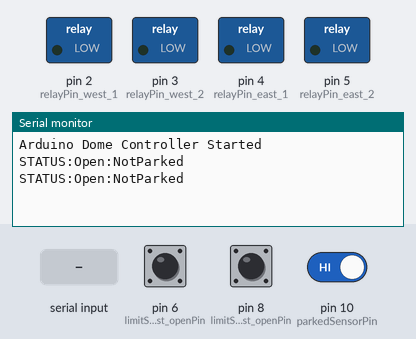
Bench run of a sketch on a simulated Arduino Uno, built with avr-gcc and run on an emulated ATmega328P. On the bench: switched loads named in the sketch (green lamp = pin HIGH), the last lines printed to the serial monitor. The inputs (shaded band) are chosen by the test bench; at power-on: pin 6 (limitSwitch_west_openPin) HIGH, pin 8 (limitSwitch_east_openPin) HIGH, pin 10 (parkedSensorPin) HIGH.

Above: at 6.5 s.
6.6 s: "OPENSHUTTER\n" received over Serial
At 7.4 s:
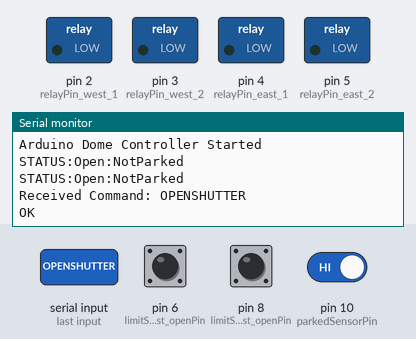
10.6 s: "CLOSESHUTTER\n" received over Serial
At 11.8 s:
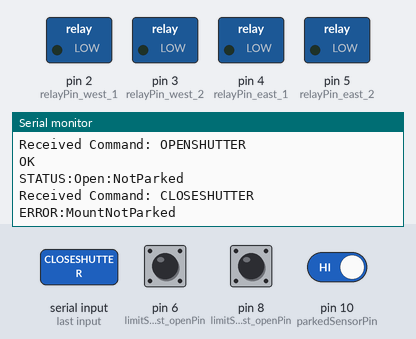

The sketch:

arduino_clamshell_V5_9.ino
```cpp
#include <SoftwareSerial.h> // If using SoftwareSerial

// Define pins
const int relayPin_west_1 = 2;
const int relayPin_west_2 = 3;
const int relayPin_east_1 = 4;
const int relayPin_east_2 = 5;
const int limitSwitch_west_openPin = 6;
const int limitSwitch_west_closedPin = 7;
const int limitSwitch_east_openPin = 8;
const int limitSwitch_east_closedPin = 9;
const int parkedSensorPin = 10;

// Define serial communication pins (if using SoftwareSerial)
// const int rxPin = 12;
// const int txPin = 13;

// Actuator States
enum ActuatorState { OPEN, CLOSED, OPENING, CLOSING, STOPPED };

// Actuator State Variables
ActuatorState actuator_west_State = STOPPED;
ActuatorState actuator_east_State = STOPPED;

// Flags
bool closingInProgress = false;
bool openingInProgress = false;

// Debounce delay (adjust as needed)
const int debounceDelay = 50;

// Limit switch timeout
const unsigned long limitSwitchTimeout = 90000; // 90 seconds

// SoftwareSerial object (if using SoftwareSerial)
// SoftwareSerial mySerial(rxPin, txPin);

// Functions to control actuators
void openActuator(int relayPin1, int relayPin2) {
  digitalWrite(relayPin1, HIGH); // Energize the first relay
  digitalWrite(relayPin2, LOW);  // De-energize the second relay
}


void closeActuator(int relayPin1, int relayPin2) {
  digitalWrite(relayPin1, LOW);  // De-energize the first relay
  digitalWrite(relayPin2, HIGH); // Energize the second relay
}

void stopActuator(int relayPin1, int relayPin2) {
  digitalWrite(relayPin1, LOW);
  digitalWrite(relayPin2, LOW);
}

// Debounce Function
bool readDebouncedPin(int pin) {
  static unsigned long lastDebounceTime[4] = {0, 0, 0, 0}; // Array for multiple pins
  int pinIndex = pin - 6; // Index for limit switches (assuming they start from pin 6)

  int reading = digitalRead(pin);

  if (reading != digitalRead(pin)) {
    lastDebounceTime[pinIndex] = millis();
  }

  if ((millis() - lastDebounceTime[pinIndex]) > debounceDelay) {
    return reading;
  }
  return digitalRead(pin);
}

// Sensor Reading Functions (with debouncing for parked sensor)
bool isTelescopeParked() {
  bool parked = !readDebouncedPin(parkedSensorPin);
  return parked;
}

bool isWestOpen() {
  bool pressed = readDebouncedPin(limitSwitch_west_openPin);
  return pressed;
}

bool isWestClosed() {
  bool pressed = readDebouncedPin(limitSwitch_west_closedPin);
  return pressed;
}

bool isEastOpen() {
  bool pressed = readDebouncedPin(limitSwitch_east_openPin);
  return pressed;
}

bool isEastClosed() {
  bool pressed = readDebouncedPin(limitSwitch_east_closedPin);
  return pressed;
}

// Send Status to Driver (Modified - More Detailed Messages)
void sendStatusToDriver() {
  String statusMessage = "STATUS:";

  // Shutter Status
  if (openingInProgress) {
    statusMessage += "Opening";
  } else if (closingInProgress) {
    statusMessage += "Closing";
  } else if (isWestOpen() && isEastOpen()) {
    statusMessage += "Open";
  } else if (isWestClosed() && isEastClosed()) {
    statusMessage += "Closed";
  } else {
    statusMessage += "Stopped";
  }

  statusMessage += ":"; // Separator

  // Parked Status
  statusMessage += (isTelescopeParked() ? "Parked" : "NotParked");

  Serial.println(statusMessage);
  //delay(50); //Removed delay, as it can cause issues.
}


void setup() {
  // Pin Modes
  pinMode(relayPin_west_1, OUTPUT);
  pinMode(relayPin_west_2, OUTPUT);
  pinMode(relayPin_east_1, OUTPUT);
  pinMode(relayPin_east_2, OUTPUT);
  pinMode(limitSwitch_west_openPin, INPUT_PULLUP);
  pinMode(limitSwitch_west_closedPin, INPUT_PULLUP);
  pinMode(limitSwitch_east_openPin, INPUT_PULLUP);
  pinMode(limitSwitch_east_closedPin, INPUT_PULLUP);
  pinMode(parkedSensorPin, INPUT_PULLUP);

  // Serial Begin
  Serial.begin(9600);
  Serial.println("Arduino Dome Controller Started");
}

unsigned long lastStatusTime = 0;
const unsigned long statusInterval = 3000; // 3 seconds

void loop() {
  // Command Processing
  if (Serial.available() > 0) {
    String command = Serial.readStringUntil('\n');
    command.trim();

    Serial.print("Received Command: ");
    Serial.println(command);

    if (command == "OPENSHUTTER") {
      openingInProgress = true;
      closingInProgress = false;
      actuator_west_State = OPENING;
      actuator_east_State = STOPPED;
      Serial.println("OK");
    } else if (command == "CLOSESHUTTER") {
      if (isTelescopeParked()) {
        closingInProgress = true;
        openingInProgress = false;
        actuator_east_State = CLOSING;
        actuator_west_State = CLOSING;
        Serial.println("OK");
      } else {
        Serial.println("ERROR:MountNotParked");
      }
    } else if (command == "STOP") {  // *** Added STOP command handling ***
      openingInProgress = false;
      closingInProgress = false;
      stopActuator(relayPin_west_1, relayPin_west_2);
      stopActuator(relayPin_east_1, relayPin_east_2);
      actuator_west_State = STOPPED;
      actuator_east_State = STOPPED;
      Serial.println("OK");
    } else {
      Serial.println("ERROR:UnknownCommand");
    }
  }

 // Actuator Control Logic
  if (openingInProgress) {
    if (actuator_west_State == OPENING) {
    openActuator(relayPin_west_1, relayPin_west_2); // Open west actuator
      unsigned long startTime = millis();
      while (!isWestOpen() && (millis() - startTime) < limitSwitchTimeout) {
        Serial.print("West Opening Time Elapsed: ");
        Serial.println(millis() - startTime);
        delay(500);
        //sendStatusToDriver(); // removed, now sending every 3 seconds.
      }

      if (isWestOpen()) {
        stopActuator(relayPin_west_1, relayPin_west_2);
        actuator_west_State = OPEN;
        //sendStatusToDriver(); // removed, now sending every 3 seconds.
        actuator_east_State = OPENING;
      } else {
        Serial.print("ERROR:WestLimitSwitchTimeout. Time: ");
        Serial.println(millis() - startTime);
        stopActuator(relayPin_west_1, relayPin_west_2);
        actuator_west_State = STOPPED;
        openingInProgress = false;
      }
    } else if (actuator_east_State == OPENING) {
    openActuator(relayPin_east_1, relayPin_east_2); // Open east actuator
      unsigned long startTime = millis();
      while (!isEastOpen() && (millis() - startTime) < limitSwitchTimeout) {
        Serial.print("East Opening Time Elapsed: ");
        Serial.println(millis() - startTime);
        delay(100);
        //sendStatusToDriver();// removed, now sending every 3 seconds.
      }
      if (isEastOpen()) {
        stopActuator(relayPin_east_1, relayPin_east_2);
        actuator_east_State = OPEN;
        //sendStatusToDriver();// removed, now sending every 3 seconds.
        openingInProgress = false;
      } else {
        Serial.print("ERROR:EastLimitSwitchTimeout. Time: ");
        Serial.println(millis() - startTime);
        stopActuator(relayPin_east_1, relayPin_east_2);
        actuator_east_State = STOPPED;
        openingInProgress = false;
      }
    }
  } else if (closingInProgress) {
  if (actuator_east_State == CLOSING) {
    closeActuator(relayPin_east_1, relayPin_east_2); // Close east actuator
      unsigned long startTime = millis();
      while (!isEastClosed() && (millis() - startTime) < limitSwitchTimeout) {
        Serial.print("East Closing Time Elapsed: ");
        Serial.println(millis() - startTime);
        delay(100);
        //sendStatusToDriver();
      }

      if (isEastClosed()) {
        stopActuator(relayPin_east_1, relayPin_east_2);
        actuator_east_State = CLOSED;
        //sendStatusToDriver();// removed, now sending every 3 seconds.
        actuator_west_State = CLOSING;
      } else {
        Serial.print("ERROR:EastLimitSwitchTimeout. Time: ");
        Serial.println(millis() - startTime);
        stopActuator(relayPin_east_1, relayPin_east_2);
        actuator_east_State = STOPPED;
        closingInProgress = false;
      }
    } else if (actuator_west_State == CLOSING) {
    closeActuator(relayPin_west_1, relayPin_west_2); // Close west actuator
      unsigned long startTime = millis();
      while (!isWestClosed() && (millis() - startTime) < limitSwitchTimeout) {
        Serial.print("West Closing Time Elapsed: ");
        Serial.println(millis() - startTime);
        delay(100);
        //sendStatusToDriver();// removed, now sending every 3 seconds.
      }
      if (isWestClosed()) {
        stopActuator(relayPin_west_1, relayPin_west_2);
        actuator_west_State = CLOSED;
        //sendStatusToDriver();// removed, now sending every 3 seconds.
        closingInProgress = false;
      } else {
        Serial.print("ERROR:WestLimitSwitchTimeout. Time: ");
        Serial.println(millis() - startTime);
        stopActuator(relayPin_west_1, relayPin_west_2);
        actuator_west_State = STOPPED;
        closingInProgress = false;
      }
    }
  }

  // Send status message at regular intervals
  if (millis() - lastStatusTime >= statusInterval) {
    sendStatusToDriver();
    lastStatusTime = millis();
  }

  delay(100); // Keep this for responsiveness
}
```

Measured:
- after the input at 6.6 s, the serial monitor: prints a new line at once (image 1)
- after the input at 10.6 s, the serial monitor: prints a new line at once (image 2)
